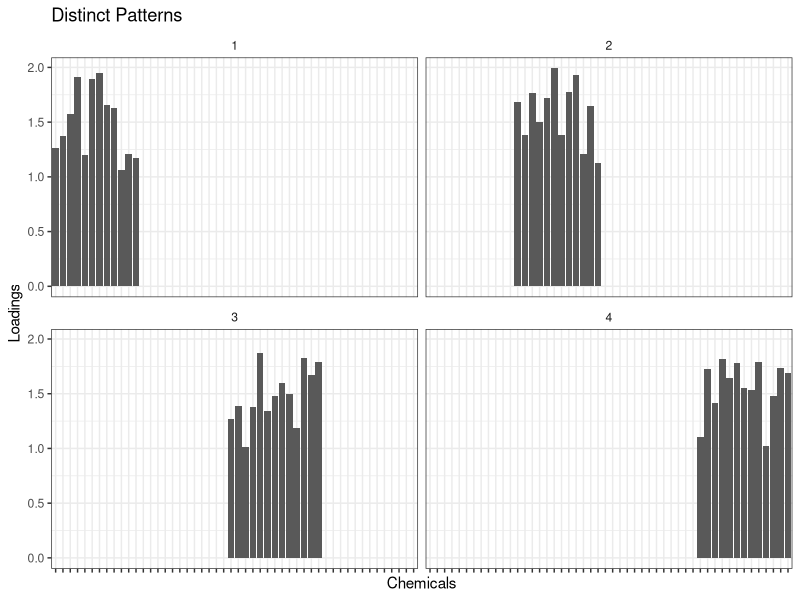
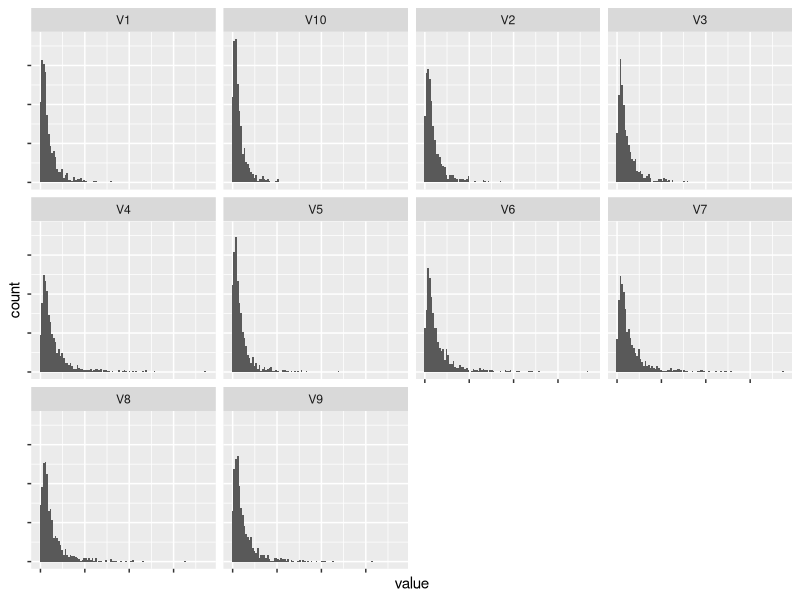
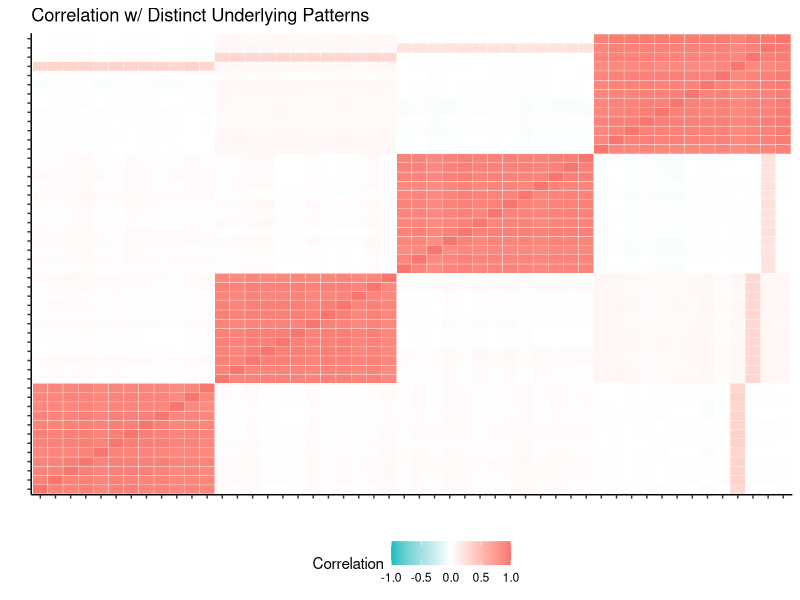
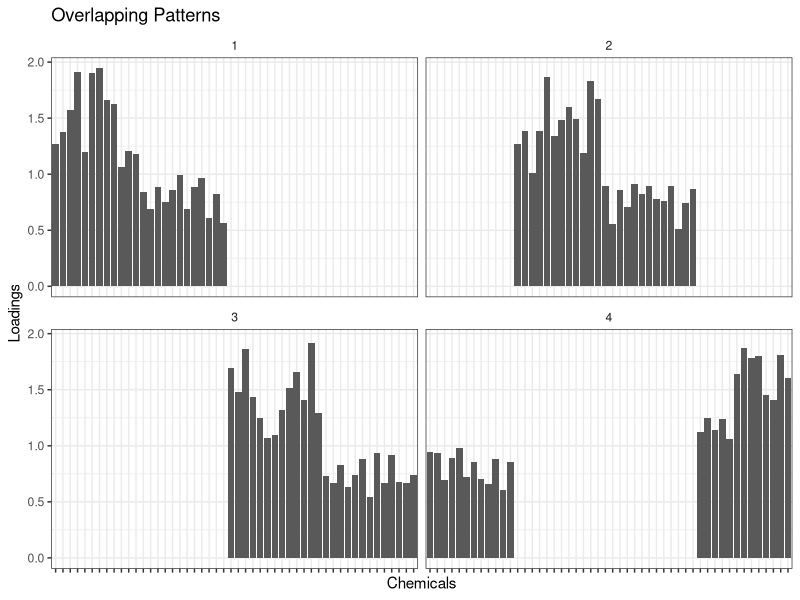
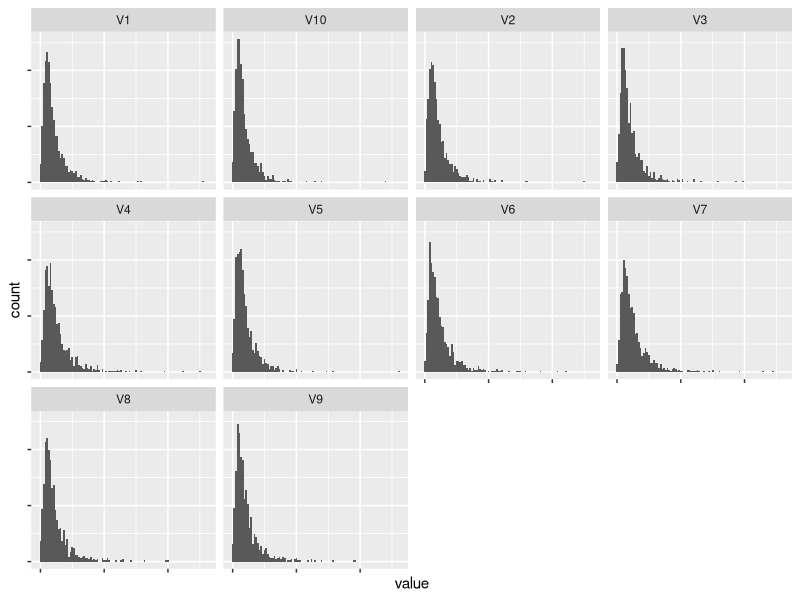
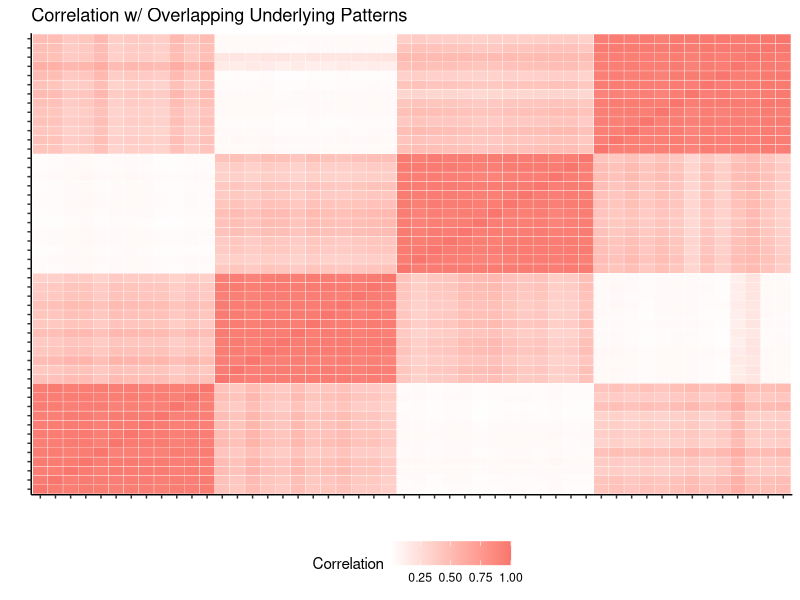
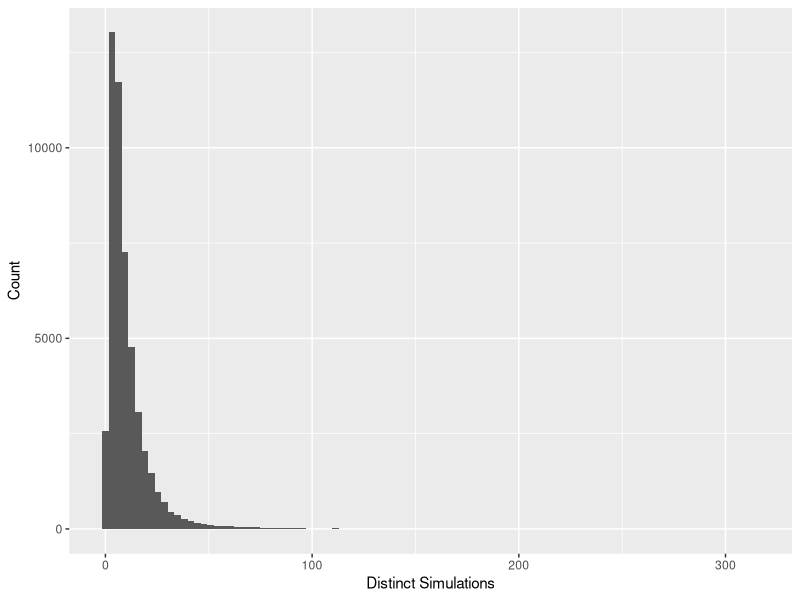

Generate these figures, in order, with R: (Note: this script raises an error after producing the figures.)
## ---- chunk 1
options(scipen = 999)
library(reshape2) # melt
library(MASS) # mvrnorm
library(tidyverse)
## ---- chunk 2
## Construct a matrix for 4 TRUE exposure patterns
## replace runif between 0--0.2 with rep 0
create_patterns_dist <- function (seed) {
  set.seed(seed)
  patterns_dist <- 
    rbind(c(runif(12, 1, 2),   rep(0, 38)),
          c(rep(0, 12),        runif(12, 1, 2),   rep(0, 26)),
          c(rep(0, 24),                           runif(13, 1, 2),  rep(0, 13)),
          c(rep(0, 37), runif(13, 1, 2)))
  patterns_dist
}

patterns_dist_iter <- tibble(seed = 1:100) %>% 
 mutate(true_patterns = map(seed, create_patterns_dist))
## ---- chunk 3
patterns_dist_iter$true_patterns[[1]] %>% as_tibble() %>% 
  mutate(Pattern = 1:4) %>% 
  dplyr::select(Pattern, everything()) %>% 
  gather(key = Chemicals, value = Loadings, -Pattern) %>% 
  mutate(Chemicals = fct_inorder(Chemicals)) %>%
  ggplot(aes(x = Chemicals, y = Loadings)) + geom_col() +
  facet_wrap(.~Pattern) + theme_bw() +
  theme(axis.text.x = element_blank(),
        strip.background = element_blank()) +
  labs(title = "Distinct Patterns")
## ---- chunk 4
create_scores_dist <- function (seed) {
  scores_dist <- matrix(nrow = 1000, ncol = 4)
  set.seed(seed)
  scores_dist <- exp(mvrnorm(n = 1000, mu = rep(1, 4), # mu = rnorm(4, mean = 1), 
                          Sigma = diag(rep(1, 4)))) # Independent log normal dist
  scores_dist
}

scores_dist_iter <- patterns_dist_iter %>% 
 mutate(true_scores = map(seed, create_scores_dist))
## ---- chunk 5
sim_dist <- scores_dist_iter %>% 
  mutate(chem = map2(true_scores, true_patterns, `%*%`))
## ---- chunk 6
chemx <- sim_dist$chem[[1]]

add_noise <- function (seed, chemx) {
  #noise <- list(mean = 0, sd = apply(chemx, 2, var)/10)
  noise <- list(mean = 0, sd = rep(1, 50)) # QUICK CHECK FOR NOISE SENSITIVITY
  set.seed(seed)
  chem_dist <- pmax(chemx + 
                      mvrnorm(n = 1000, mu = rep(0, 50), 
                                        Sigma = diag(noise$sd)), 0)	
  chem_dist
}

sim_dist <- sim_dist %>% 
 mutate(sim = map2(seed, chem, add_noise))
## ---- chunk 7
dist <- sim_dist$sim[[1]]

apply(dist, 2, sd)
apply(dist, 2, mean)
summary(dist)[1:6, 1:5]

as_tibble(dist) %>% 
  dplyr::select(-(11:50)) %>% 
  pivot_longer(1:10) %>% 
  ggplot(aes(x = value)) +
  geom_histogram(bins = 100) +
facet_wrap(~name) +
  theme(axis.text.x = element_blank(),
        axis.text.y = element_blank())
## ---- chunk 8
melt(cor(dist, method = "spearman")) %>% 
  as_tibble() %>% 
  rename(Correlation = value) %>% 
  mutate(Var1 = as.factor(Var1),
         Var2 = as.factor(Var2)) %>% 
  ggplot(aes(x = Var1, y = Var2)) +
  geom_tile(aes(fill = Correlation), colour = "white") +
  scale_fill_gradient2(low = "#00BFC4", mid = "white", high = "#F8766D",
                       midpoint = 0,
                       na.value = "transparent", limits = c(-1, 1)) +
  theme_classic() + labs(x = "", y = "") +
  theme(axis.text = element_blank(),
        legend.position = "bottom") + 
  ggtitle("Correlation w/ Distinct Underlying Patterns")
## ---- chunk 9
# replace runif 0-0.2 with rep 0
create_patterns_over <- function (seed) {
  set.seed(seed)
  patterns_cor <-
    rbind(c(runif(12, 1, 2),   runif(12, 0.5, 1), rep(0, 26)),
          c(rep(0, 12),        runif(12, 1, 2),   runif(13, 0.5, 1), rep(0, 13)),
          c(rep(0, 24),                           runif(13, 1, 2),   runif(13, 0.5, 1)),
          c(runif(12, 0.5, 1), rep(0, 25),        runif(13, 1, 2)))
  patterns_cor
}

patterns_over_iter <- tibble(seed = 1:100) %>% 
 mutate(true_patterns = map(seed, create_patterns_over))
## ---- chunk 10
patterns_over_iter$true_patterns[[1]] %>% as_tibble() %>% 
  mutate(Pattern = 1:4) %>% 
  dplyr::select(Pattern, everything()) %>% 
  gather(key = Chemicals, value = Loadings, -Pattern) %>% 
  mutate(Chemicals = fct_inorder(Chemicals)) %>%
  ggplot(aes(x = Chemicals, y = Loadings)) + geom_col() +
  facet_wrap(.~Pattern) + theme_bw() +
  theme(axis.text.x = element_blank(),
        strip.background = element_blank()) +
  labs(title = "Overlapping Patterns")
## ---- chunk 11
sim_over <- scores_dist_iter %>% 
  dplyr::select(seed, true_scores) %>% 
  full_join(., patterns_over_iter) %>% 
  mutate(chem = map2(true_scores, true_patterns, `%*%`))
## ---- chunk 12
sim_over <- sim_over %>% 
 mutate(sim = map2(seed, chem, add_noise))
## ---- chunk 13
over <- sim_over$sim[[1]]

(apply(over, 2, sd))
(apply(over, 2, mean))
summary(over)[1:6, 1:5]

as_tibble(over) %>% 
  dplyr::select(-(11:50)) %>% 
  pivot_longer(1:10) %>% 
  ggplot(aes(x = value)) +
  geom_histogram(bins = 100) +
facet_wrap(~name) +
  theme(axis.text.x = element_blank(),
        axis.text.y = element_blank())
## ---- chunk 14
melt(cor(over, method = "spearman")) %>% 
  as_tibble() %>% 
  rename(Correlation = value) %>% 
  mutate(Var1 = as.factor(Var1),
         Var2 = as.factor(Var2)) %>% 
  ggplot(aes(x = Var1, y = Var2)) +
  geom_tile(aes(fill = Correlation), colour = "white") +
  scale_fill_gradient2(low = "#00BFC4", high = "#F8766D") +
  theme_classic() + labs(x = "", y = "") +
  theme(axis.text = element_blank(),
        legend.position = "bottom") + 
  ggtitle("Correlation w/ Overlapping Underlying Patterns")
## ---- chunk 15
create_scores_cor <- function (seed) {
  scores_cor <- matrix(nrow = 1000, ncol = 4)
  cov <- matrix( c(1,    0.25, 0.15, 0.15,
                  0.25, 1,    0.15, 0.15,
                  0.15, 0.15, 1,    0.25,
                  0.15, 0.15, 0.25, 1), nrow = 4)
  
  set.seed(seed)
  scores_cor <- exp(mvrnorm(n = 1000, mu = rep(1, 4), 
                          Sigma = cov)) # dists are kind of DEPENDENT
  }

scores_cor_iter <- patterns_over_iter %>% 
 mutate(true_scores = map(seed, create_scores_cor))
## ---- chunk 16
sim_cor <- scores_cor_iter %>% 
  dplyr::select(seed, true_scores) %>% 
  full_join(., patterns_over_iter) %>% 
  mutate(chem = map2(true_scores, true_patterns, `%*%`))
## ---- chunk 17
sim_cor <- sim_cor %>% 
 mutate(sim = map2(seed, chem, add_noise))
## ---- chunk 18
simm <- sim_cor$sim[[1]]

as_tibble(simm) %>% 
  pivot_longer(V1:V50) %>% 
  ggplot(aes(x = value)) + 
  geom_histogram(bins = 100) + 
  labs(x = "Distinct Simulations",
       y = "Count")

apply(simm, 2, mean)
apply(simm, 2, sd)

ggcorr(as_tibble(simm), limits = FALSE,
       hjust = 0.85, size = 2, layout.exp = 1) +
  labs(x = "Simulated Correlation Matrix") +
  theme_minimal(base_size = 10)
## ---- chunk 19
sim_dgp_rep1 <- rbind(sim_dist %>% mutate(data = "Distinct"),
      sim_over %>% mutate(data = "Overlapping"),
      sim_cor %>% mutate(data = "Correlated"))
  
sim_dgp_rep1

# for (i in 1:nrow(sim_dgp_rep1)) {
#   write_csv(as_tibble(sim_dgp_rep1$sim[[i]]), paste0("./Sims/dgp_rep1/sim_dgp_rep1_", i, ".csv"))
# }

# save(sim_dgp_rep1, file = "./Sims/sim_dgp_rep1.RDA")

# Testing overlapping example in MATLAB
chem <- sim_dgp_rep1$chem[[102]] %>% as_tibble()
sim <- sim_dgp_rep1$sim[[102]] %>% as_tibble()
patterns <- sim_dgp_rep1$true_patterns[[102]] %>% as_tibble()
scores <- sim_dgp_rep1$true_scores[[102]] %>% as_tibble()

write_csv(chem, "./Results/Main/chem1.csv")
write_csv(sim, "./Results/Main/sim1.csv")
write_csv(patterns, "./Results/Main/patterns1.csv")
write_csv(scores, "./Results/Main/scores1.csv")
